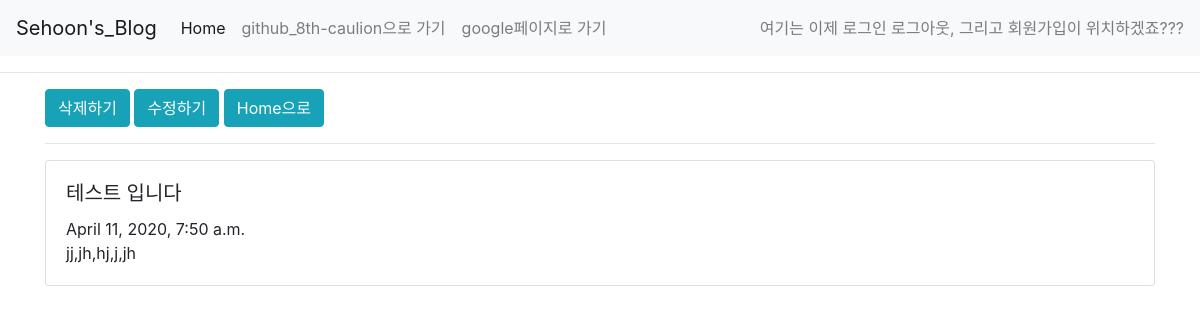
Screenshot of /blog/9 with the database file from the repository.
### blogpost/models.py (models this page shows, shortened)
class Blog(models.Model):
    title = models.CharField(max_length = 200)
    pub_date = models.DateTimeField('date published')
    body = models.TextField()

### blogpost/views.py (the view)
# urls.py: path('blog/<int:blog_id>', blogpost.views.detail, name="detail"),
def detail(request, blog_id):
    details = get_object_or_404(Blog, pk = blog_id)
    return render(request, 'detail.html', {'details' : details})

### blogpost/templates/detail.html
{% extends 'base.html' %}
{% block content %}
<a href="{% url 'delete' details.id %}"><button type="button" class="btn btn-info">삭제하기</button></a>
<a href="{% url 'edit' details.id %}"><button type="button" class="btn btn-info">수정하기</button></a>
<a href="{% url 'home' %}" class="btn btn-info">Home으로</a>
<hr>
<div class="row">
    <div class="col-sm-12">
        <div class="card">
            <div class="card-body">
                <h5 class="card-title">{{details.title}}</h5>
                {{details.pub_date}}
                <p class="card-text">{{details.body}}</p>
            </div>
        </div>
    </div>
</div>
{% endblock %}

### rows the page displays
Blog: title "테스트 입니다", pub_date "April 11, 2020, 7:50 a.m.", body "jj,jh,hj,j,jh"
